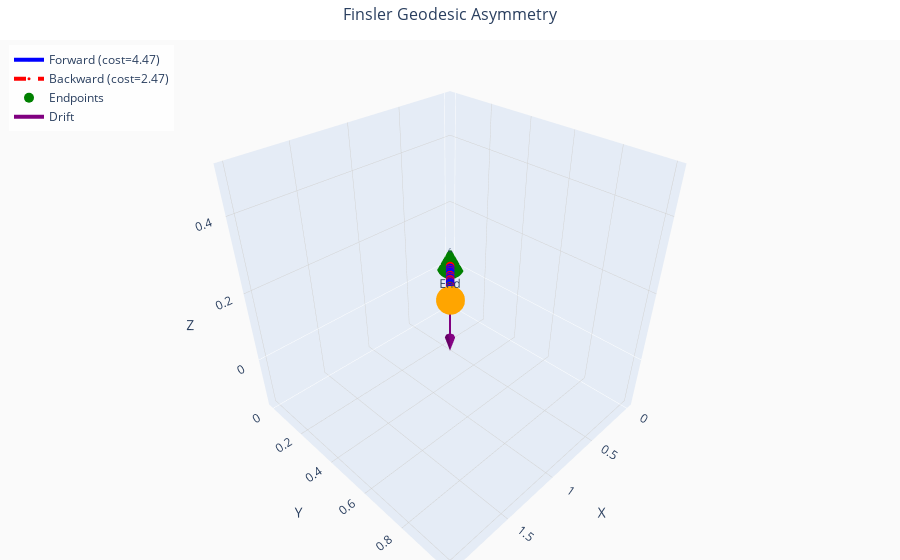

Notebook code for this chart:
### Markdown cell above
**Interpreting the indicatrix above**:
- The **colored surface** is the Randers indicatrix — notice it's NOT centered at origin!
- The **gray surface** is the Riemannian indicatrix ($b=0$) for comparison — centered and symmetric
- The **red arrow** shows the drift vector $b$

The indicatrix shifts **opposite** to the drift: moving "with the wind" (in direction $b$) costs less, so you can go further per unit cost.

### Code cell
# Geodesic asymmetry - forward vs backward paths have different costs
fig = viz.explore_finsler(A, b, mode='geodesic')
fig.show()

### Figure 1 — Plotly figure (JSON) as saved in the notebook; plotly's stock layout.template omitted (floating-point values rounded to 4 significant figures)
{"data": [{"line": {"color": "blue", "width": 4}, "marker": {"color": "blue", "size": 3}, "mode": "lines+markers", "name": "Forward (cost=4.47)", "type": "scatter3d", "x": [0.0, 0.3819, 0.5602, 0.7009, 0.8217, 0.9295, 1.028, 1.12, 1.205, 1.286, 1.363, 1.437, 1.508, 1.576, 1.642, 1.706, 1.768, 1.828, 1.887, 1.944, 2.0], "y": [0.0, 0.1909, 0.2801, 0.3504, 0.4108, 0.4648, 0.514, 0.5598, 0.6026, 0.6432, 0.6817, 0.7186, 0.754, 0.7881, 0.8211, 0.853, 0.884, 0.9141, 0.9434, 0.972, 1.0], "z": [0.0, 0.09547, 0.14, 0.1752, 0.2054, 0.2324, 0.257, 0.2799, 0.3013, 0.3216, 0.3409, 0.3593, 0.377, 0.3941, 0.4105, 0.4265, 0.442, 0.457, 0.4717, 0.486, 0.5]}, {"line": {"color": "red", "dash": "dash", "width": 4}, "marker": {"color": "red", "size": 3}, "mode": "lines+markers", "name": "Backward (cost=2.47)", "type": "scatter3d", "x": [2.0, 1.991, 1.969, 1.935, 1.891, 1.837, 1.774, 1.701, 1.619, 1.528, 1.429, 1.322, 1.206, 1.083, 0.951, 0.8116, 0.6644, 0.5095, 0.3471, 0.1773, 0.0], "y": [1.0, 0.9956, 0.9845, 0.9677, 0.9456, 0.9186, 0.8868, 0.8503, 0.8094, 0.7642, 0.7147, 0.661, 0.6032, 0.5413, 0.4755, 0.4058, 0.3322, 0.2548, 0.1736, 0.08863, 0.0], "z": [0.5, 0.4978, 0.4922, 0.4838, 0.4728, 0.4593, 0.4434, 0.4252, 0.4047, 0.3821, 0.3573, 0.3305, 0.3016, 0.2707, 0.2378, 0.2029, 0.1661, 0.1274, 0.08678, 0.04431, 0.0]}, {"marker": {"color": ["green", "orange"], "size": 10}, "mode": "markers+text", "name": "Endpoints", "text": ["Start", "End"], "textposition": "top center", "type": "scatter3d", "x": [0, 2], "y": [0, 1], "z": [0, 0.5]}, {"hoverinfo": "name", "line": {"color": "purple", "width": 4}, "mode": "lines", "name": "Drift", "showlegend": true, "type": "scatter3d", "x": [0, 0.8], "y": [0, 0.4], "z": [0, 0]}, {"anchor": "tail", "colorscale": [[0, "purple"], [1, "purple"]], "hoverinfo": "skip", "showlegend": false, "showscale": false, "sizemode": "absolute", "sizeref": 0.1342, "type": "cone", "u": [0.8], "v": [0.4], "w": [0], "x": [0.8], "y": [0.4], "z": [0]}], "layout": {"legend": {"bgcolor": "rgba(255,255,255,0.8)", "x": 0.01, "xanchor": "left", "y": 0.99, "yanchor": "top"}, "margin": {"b": 0, "l": 0, "r": 0, "t": 40}, "paper_bgcolor": "white", "scene": {"aspectmode": "cube", "bgcolor": "rgba(250, 250, 250, 1)", "xaxis": {"gridcolor": "lightgray", "gridwidth": 1, "showgrid": true, "title": {"text": "X"}}, "yaxis": {"gridcolor": "lightgray", "gridwidth": 1, "showgrid": true, "title": {"text": "Y"}}, "zaxis": {"gridcolor": "lightgray", "gridwidth": 1, "showgrid": true, "title": {"text": "Z"}}}, "showlegend": true, "title": {"font": {"size": 16}, "text": "Finsler Geodesic Asymmetry", "x": 0.5}}}
